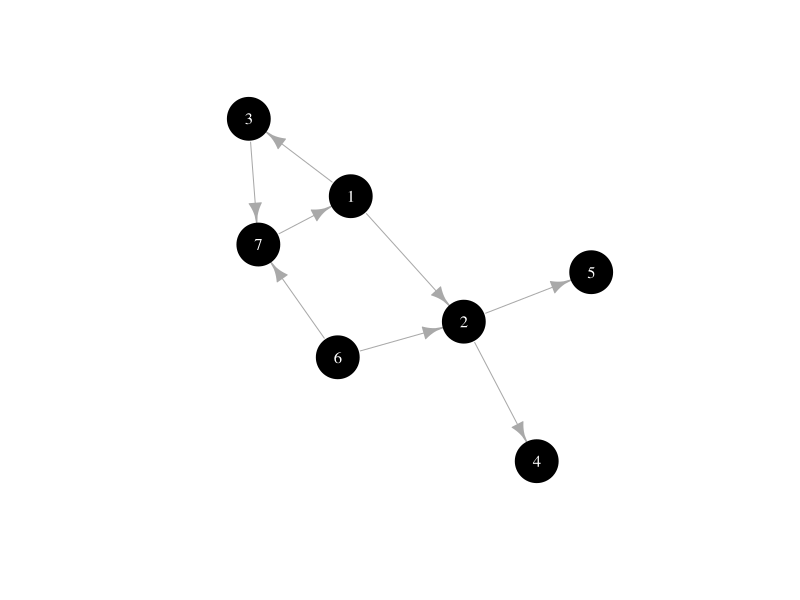

Source code (R):
## ---- chunk 1
knitr::opts_chunk$set(echo = FALSE)
library(igraph)
library(dplyr)
## ---- chunk 2
graph_from_literal(
  1 --+ 2,
  1 --+ 3,
  2 --+ 4,
  2 --+ 5,
  3 --+ 7,
  6 --+ 2,
  6 --+ 7,
  7 --+ 1
) %>% 
  plot(vertex.size = 25, vertex.color = "black", vertex.label.color = "white")
